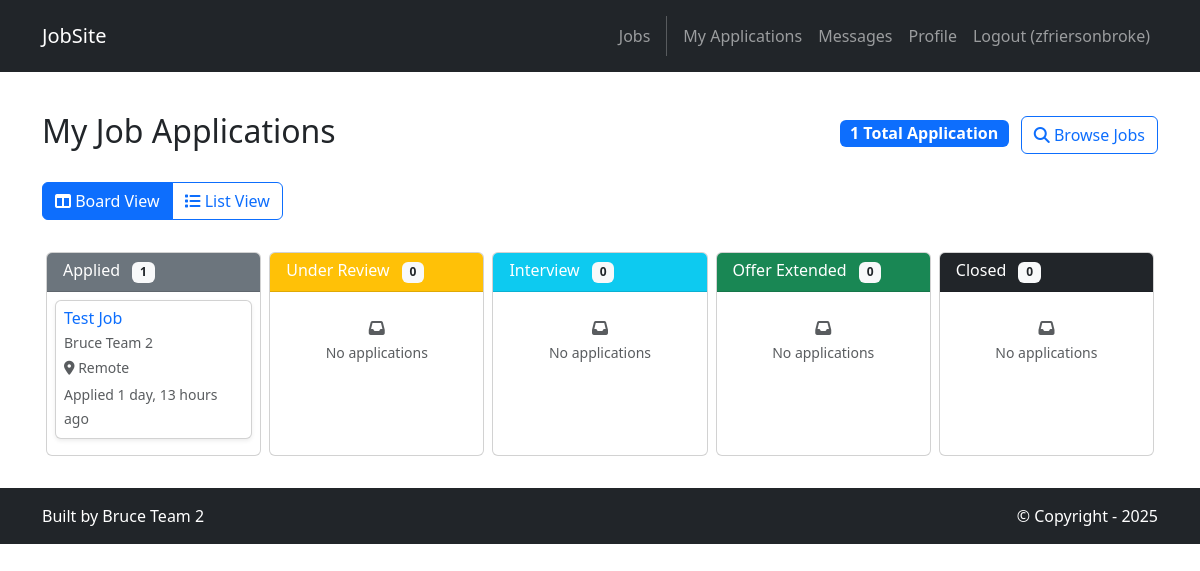
Screenshot of /jobs/my-applications/ (signed in) with the database file from the repository.
### jobs/models.py (models this page shows, shortened)
class Application(models.Model):
    APPLICATION_STATUS = [
        ('applied', 'Applied'),
        ('review', 'Under Review'),
        ('interview', 'Interview'),
        ('offer', 'Offer Extended'),
        ('closed', 'Closed'),
    ]
    STATUS_COLORS = {
        'applied': 'secondary',
        'review': 'warning',
        'interview': 'info',
        'offer': 'success',
        'closed': 'dark',
    }
    job = models.ForeignKey(Job, on_delete=models.CASCADE, related_name='applications')
    applicant = models.ForeignKey(User, on_delete=models.CASCADE, related_name='job_applications')
    cover_note = models.TextField(help_text="Personal note to the employer")
    status = models.CharField(max_length=20, choices=APPLICATION_STATUS, default='applied')
    applied_at = models.DateTimeField(default=timezone.now)
    reviewed_at = models.DateTimeField(null=True, blank=True)
    class Meta:
        unique_together = ['job', 'applicant']  # Prevent duplicate applications
        ordering = ['-applied_at']
    def get_status_color(self):
        return self.STATUS_COLORS.get(self.status, 'secondary')

class Job(models.Model):
    JOB_TYPES = [
        ('full-time', 'Full Time'),
        ('part-time', 'Part Time'),
        ('contract', 'Contract'),
        ('internship', 'Internship'),
        ('freelance', 'Freelance'),
    ]
    EXPERIENCE_LEVELS = [
        ('entry', 'Entry Level'),
        ('mid', 'Mid Level'),
        ('senior', 'Senior Level'),
        ('executive', 'Executive'),
    ]
    title = models.CharField(max_length=200)
    company = models.CharField(max_length=200)
    location = models.CharField(max_length=200)
    job_type = models.CharField(max_length=20, choices=JOB_TYPES, default='full-time')
    experience_level = models.CharField(max_length=20, choices=EXPERIENCE_LEVELS, default='entry')
    salary_min = models.DecimalField(max_digits=10, decimal_places=2, null=True, blank=True)
    salary_max = models.DecimalField(max_digits=10, decimal_places=2, null=True, blank=True)
    description = models.TextField()
    requirements = models.TextField()
    benefits = models.TextField(blank=True)
    posted_by = models.ForeignKey(User, on_delete=models.CASCADE, related_name='posted_jobs')
    created_at = models.DateTimeField(default=timezone.now)
    updated_at = models.DateTimeField(auto_now=True)
    is_active = models.BooleanField(default=True)
    application_deadline = models.DateField(null=True, blank=True)
    class Meta:
        ordering = ['-created_at']
    @property
    def salary_range(self):
        if self.salary_min and self.salary_max:
            return f"${self.salary_min:,.0f} - ${self.salary_max:,.0f}"
        elif self.salary_min:
            return f"${self.salary_min:,.0f}+"
        elif self.salary_max:
            return f"Up to ${self.salary_max:,.0f}"
        else:
            return "Salary not specified"

### jobs/views.py (the view)
# urls.py: path('my-applications/', views.my_applications, name='jobs.my_applications'),
@login_required
def my_applications(request):
    try:
        if not request.user.profile.is_job_seeker:
            messages.error(request, 'Only job seekers can view their applications.')
            return redirect('jobs.list')
    except:
        messages.error(request, 'Profile not found. Please contact support.')
        return redirect('home.index')
    applications = Application.objects.filter(applicant=request.user).select_related('job')
    status_groups = []
    for status_code, status_name in Application.APPLICATION_STATUS:
        status_applications = applications.filter(status=status_code)
        status_groups.append({
            'code': status_code,
            'name': status_name,
            'applications': status_applications,
            'color': Application.STATUS_COLORS.get(status_code, 'secondary'),
            'count': status_applications.count()
        })
    template_data = {
        'title': 'My Applications',
        'applications': applications,
        'status_groups': status_groups,
        'total_applications': applications.count(),
    }
    return render(request, 'jobs/my_applications.html', {'template_data': template_data})

### accounts/models.py (called while the page is built)
    @property
    def is_job_seeker(self):
        return self.user_type == 'job_seeker'

    @property
    def is_recruiter(self):
        return self.user_type == 'recruiter'

### jobs/templates/jobs/my_applications.html (shortened to what this page needs)
{% extends 'base.html' %}
{% block content %}
<div class="p-3 mt-4">
  <div class="container">
    <div class="row">
      <div class="col-12">
        <div class="d-flex justify-content-between align-items-center mb-4">
          <h2>My Job Applications</h2>
          <div>
            <span class="badge bg-primary fs-6">{{ template_data.total_applications }} Total Application{{ template_data.total_applications|pluralize }}</span>
            <a href="{% url 'jobs.list' %}" class="btn btn-outline-primary ms-2">
              <i class="fas fa-search"></i> Browse Jobs
            </a>
          </div>
        </div>
        {% if template_data.applications %}
        <div class="mb-4">
          <div class="btn-group" role="group" aria-label="View toggle">
            <button type="button" class="btn btn-outline-primary active" id="boardViewBtn">
              <i class="fas fa-columns"></i> Board View
            </button>
            <button type="button" class="btn btn-outline-primary" id="listViewBtn">
              <i class="fas fa-list"></i> List View
            </button>
          </div>
        </div>
        <div id="boardView">
          <div class="row g-2">
            {% for group in template_data.status_groups %}
            <div class="col mb-3">
              <div class="card h-100">
                <div class="card-header bg-{{ group.color }} text-white">
                  <h6 class="card-title mb-0">
                    {{ group.name }}
                    <span class="badge bg-light text-dark ms-2">{{ group.count }}</span>
                  </h6>
                </div>
                <div class="card-body p-2">
                  {% for application in group.applications %}
                  <div class="card mb-2 shadow-sm application-card" data-status="{{ application.status }}">
                    <div class="card-body p-2">
                      <h6 class="card-title mb-1 text-truncate">
                        <a href="{% url 'jobs.detail' application.job.id %}" class="text-decoration-none">
                          {{ application.job.title }}
                        </a>
                      </h6>
                      <p class="card-text small text-muted mb-1">{{ application.job.company }}</p>
                      <p class="card-text small text-muted mb-1">
                        <i class="fas fa-map-marker-alt"></i> {{ application.job.location }}
                      </p>
                      <small class="text-muted">
                        Applied {{ application.applied_at|timesince }} ago
                      </small>
                    </div>
                  </div>
                  {% empty %}
                  <div class="text-center text-muted py-3">
                    <i class="fas fa-inbox"></i>
                    <br>
                    <small>No applications</small>
                  </div>
                  {% endfor %}
                </div>
              </div>
            </div>
            {% endfor %}
          </div>
        </div>
        {% endif %}
      </div>
    </div>
  </div>
</div>
{% endblock content %}

### jobsite/templates/base.html (shortened to what this page needs)
<!DOCTYPE html>
<html>
  {% load static %}
  <head>
    <link href="https://cdn.jsdelivr.net/npm/bootstrap@5.3.3/dist/css/bootstrap.min.css" rel="stylesheet">
    <link rel="stylesheet" href="https://cdnjs.cloudflare.com/ajax/libs/font-awesome/6.1.1/css/all.min.css">
  </head>
  <body>
    <nav class="p-3 navbar navbar-dark bg-dark navbar-expand-lg">
      <div class="container">
        <a class="navbar-brand" href="{% url 'home.index' %}">
          <p class="mb-0">JobSite</p>
        </a>
        <div class="collapse navbar-collapse" id="navbarNavAltMarkup">
          <div class="navbar-nav ms-auto navbar-ml">
            <a class="nav-link" href="{% url 'jobs.list' %}">Jobs</a>
            {% if user.is_authenticated %}
              {% if user.profile.is_recruiter %}
                <a class="nav-link" href="{% url 'jobs.create' %}">Post Job</a>
                <a class="nav-link" href="{% url 'jobs.my_jobs' %}">My Jobs</a>
              {% elif user.profile.is_job_seeker %}
                <a class="nav-link" href="{% url 'jobs.my_applications' %}">My Applications</a>
              {% endif %}
              <a class="nav-link" href="{% url 'messaging:inbox' %}">Messages</a>
              <a class="nav-link" href="{% url 'accounts.profile' user.username %}">Profile</a>
              <a class="nav-link" href="{% url 'accounts.logout' %}">Logout ({{ user.username }})</a>
            {% else %}
              <a class="nav-link" href="{% url 'accounts.login' %}">Login</a>
              <a class="nav-link" href="{% url 'accounts.signup' %}">Sign Up</a>
            {% endif %}
          </div>
        </div>
      </div>
    </nav>
    <div>
      {% block content %}
      {% endblock content %}
    </div>
    <section class="p-3 ms-footer-bottom bg-dark">
      <div class="container d-flex justify-content-between">
        <div class="me-5 text-white">
          <span>Built by Bruce Team 2</span>
        </div>
        <div class="text-white">
          <span>© Copyright - 2025</span>
        </div>
      </div>
    </section>
  </body>
</html>

### jobs/templates/jobs/my_applications.html (style rules this page uses)
.application-card { transition: transform 0.2s ease-in-out; cursor: pointer; }
.card-header { border-bottom: 1px solid rgba(0,0,0,0.125); }
#boardView .row { margin: 0; }
#boardView .col { flex: 1; min-width: 0; max-width: none; }
#boardView .row > .col { flex-basis: 0; flex-grow: 1; }

### rows the page displays
Application: job "Test Job", job.company "Bruce Team 2", job.location "Remote", applied_at "1 day, 13 hours"

### other values shown
{{ user.username }} "zfriersonbroke"
{{ template_data.total_applications }} "1"
{{ group.name }} "Applied" "Under Review" "Interview" "Offer Extended" "Closed"
{{ group.count }} "1" "0" "0" "0" "0"
